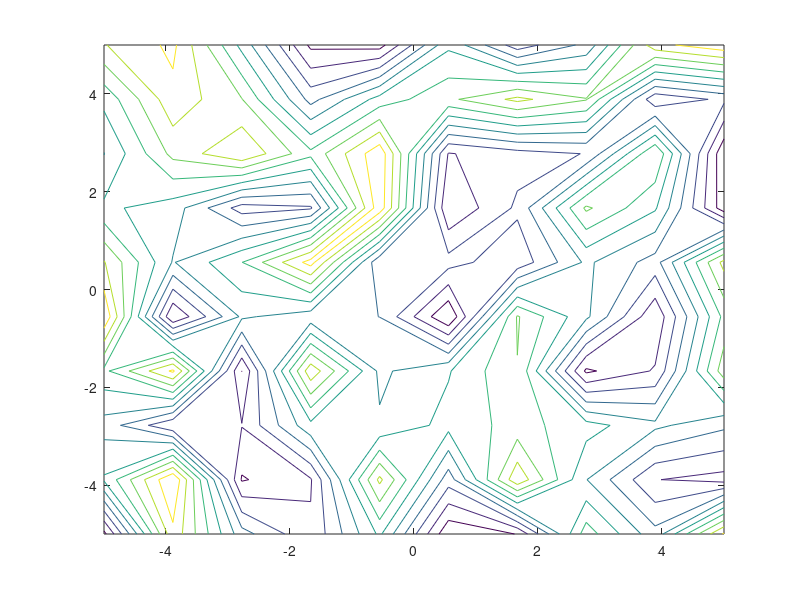

Recreate this plot in MATLAB. (Note: this script raises an error after producing the figure.)
x= linspace(-5,5,10);%1x10
y=linspace(-5,5,10);%1x10

[X,Y]= meshgrid(x,y);%10x10

Z=rand(10);%10x10
contour(X,Y,Z);

%% 
x= linspace(-5,5,10);%1x10
y=linspace(-5,5,10);%1x10
z = x^2+y^2;
[X,Y]= meshgrid(x,y);%10x10
Z=meshgrid(z)
contour(X,Y,Z);
